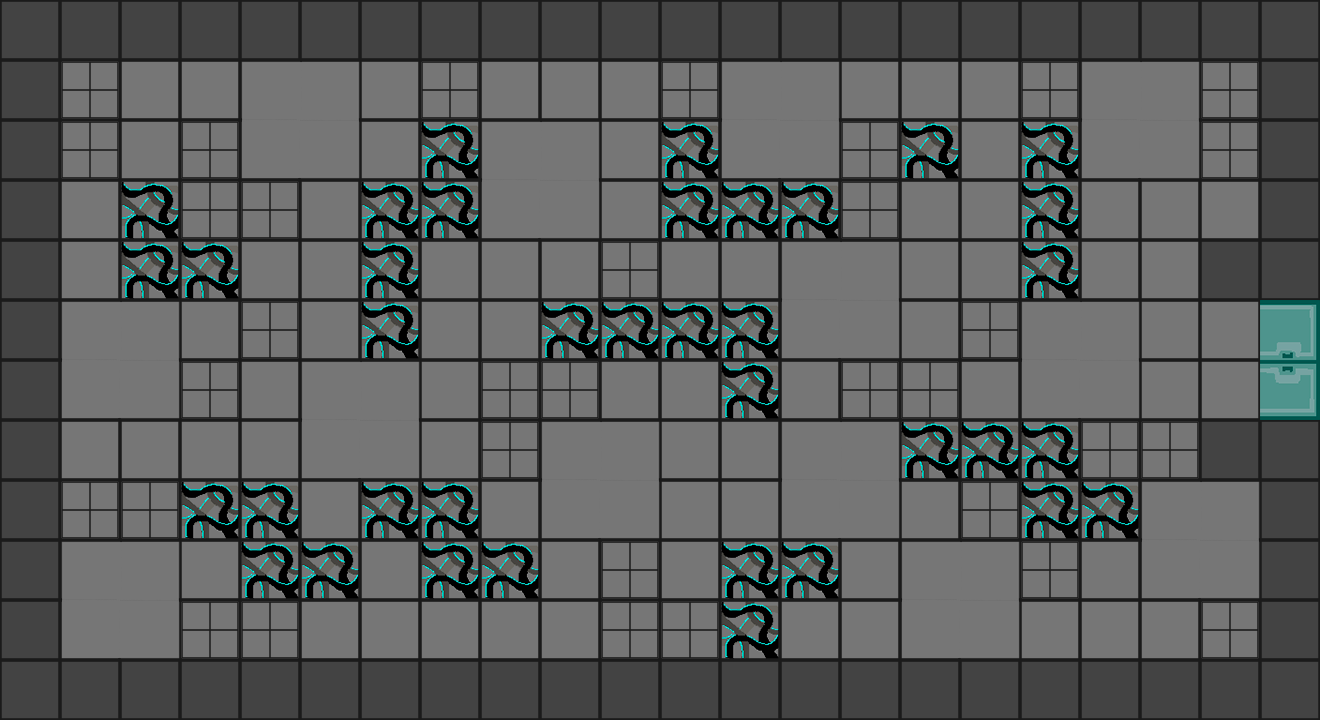

Tiled map render using the project's own tile images. Description and the whole map definition, tile-layer contents included, below:
An orthogonal 22x12 tile map with 60x60 px tiles, 1 tile layer (Capa de Patrones 1) and 26 objects.

<map version="1.2" tiledversion="1.2.2" orientation="orthogonal" renderorder="right-up" width="22" height="12" tilewidth="60" tileheight="60" infinite="0" nextlayerid="5" nextobjectid="27">
 <tileset firstgid="1" name="AssetsTiles" tilewidth="60" tileheight="60" tilecount="216" columns="18">
  <image source="AssetsTiles.png" width="1080" height="720" />
 </tileset>
 <layer id="1" name="Capa de Patrones 1" width="22" height="12">
  <data encoding="csv">
38,38,38,38,38,38,38,38,38,38,38,38,38,38,38,38,38,38,38,38,38,38,
38,93,37,37,57,58,37,93,37,37,37,93,57,58,37,37,37,93,57,58,93,38,
38,93,37,93,75,76,37,109,57,58,37,109,75,76,93,109,37,109,75,76,93,38,
38,37,109,93,93,37,109,109,75,76,37,109,109,109,93,37,37,109,37,37,37,38,
38,37,109,109,37,37,109,37,37,37,93,37,37,57,58,37,37,109,37,37,38,38,
38,57,58,37,93,37,109,37,37,109,109,109,109,75,76,37,93,57,58,37,37,2,
38,75,76,93,37,57,58,37,93,93,37,37,109,37,93,93,37,75,76,37,37,20,
38,37,37,37,37,75,76,37,93,57,58,37,37,57,58,109,109,109,93,93,38,38,
38,93,93,109,109,37,109,109,37,75,76,37,37,75,76,37,93,109,109,57,58,38,
38,57,58,37,109,109,37,109,109,37,93,37,109,109,37,57,58,93,37,75,76,38,
38,75,76,93,93,37,37,37,37,37,93,93,109,37,37,75,76,37,37,37,93,38,
38,38,38,38,38,38,38,38,38,38,38,38,38,38,38,38,38,38,38,38,38,38
</data>
 </layer>
 <objectgroup id="2" name="Paredes">
  <object id="1" x="0" y="0" width="60" height="720" />
  <object id="2" x="60" y="0" width="1260" height="60" />
  <object id="3" x="1260" y="60" width="60" height="240" />
  <object id="4" x="1200" y="240" width="60" height="60" />
  <object id="5" x="1200" y="420" width="120" height="60" />
  <object id="6" x="1260" y="480" width="60" height="240" />
  <object id="7" x="60" y="660" width="1200" height="60" />
 </objectgroup>
 <objectgroup id="3" name="Puertas">
  <object id="8" x="1260" y="300" width="60" height="120" />
 </objectgroup>
 <objectgroup id="4" name="Piso Lento">
  <object id="9" x="660" y="120" width="60" height="120" />
  <object id="10" x="720" y="180" width="120" height="60" />
  <object id="11" x="900" y="120" width="60" height="60" />
  <object id="12" x="1020" y="120" width="60" height="180" />
  <object id="13" x="540" y="300" width="240" height="60" />
  <object id="14" x="720" y="360" width="60" height="60" />
  <object id="15" x="900" y="420" width="180" height="60" />
  <object id="16" x="1020" y="480" width="120" height="60" />
  <object id="17" x="420" y="120" width="60" height="120" />
  <object id="18" x="360" y="180" width="60" height="180" />
  <object id="19" x="120" y="180" width="60" height="120" />
  <object id="20" x="180" y="240" width="60" height="60" />
  <object id="21" x="180" y="480" width="120" height="60" />
  <object id="22" x="240" y="540" width="120" height="60" />
  <object id="23" x="360" y="480" width="120" height="60" />
  <object id="24" x="420" y="540" width="120" height="60" />
  <object id="25" x="720" y="540" width="120" height="60" />
  <object id="26" x="720" y="600" width="60" height="60" />
 </objectgroup>
</map>
